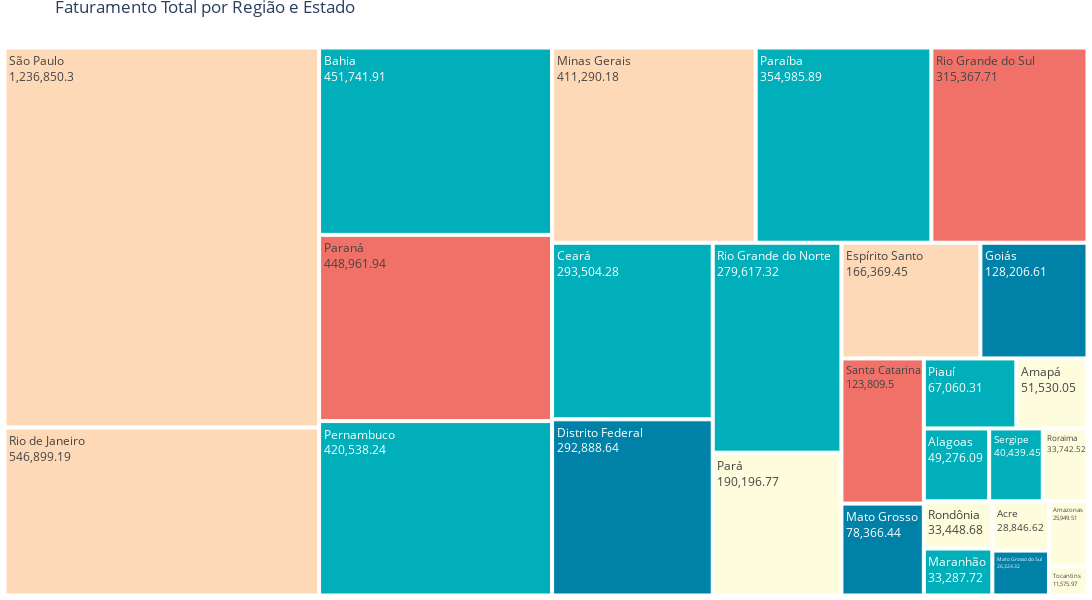

Notebook code for this chart:
### Code cell
# Filtrar as colunas desejadas
vendas_2023 = df[['regiao', 'uf', 'faturamento']]

# Criar o gráfico Treemap
fig = px.treemap(vendas_2023, path=['uf'], values='faturamento', color='regiao',
                color_discrete_map={'Centro-Oeste': '#0081a7',
                                    'Nordeste': '#00afb9',
                                    'Norte': '#fdfcdc',
                                    'Sudeste': '#fed9b7',
                                    'Sul': '#f07167'}
                )

# Atualizando o layout para adicionar título
fig.update_layout(width=1400, height=600, title='Faturamento Total por Região e Estado', margin = dict(t=25, l=0, r=0, b=0))

# Adicionar os valores dentro dos retângulos
fig.update_traces(textinfo='label+value')

# Exibir o gráfico
fig.show()

### Figure 1 — Plotly figure (JSON) as saved in the notebook; plotly's stock layout.template omitted (floating-point values rounded to 4 significant figures)
{"data": [{"branchvalues": "total", "customdata": [["Norte"], ["Sul"], ["Norte"], ["Sul"], ["Nordeste"], ["Norte"], ["Nordeste"], ["Sudeste"], ["Nordeste"], ["Norte"], ["Sudeste"], ["Centro-Oeste"], ["Nordeste"], ["Sul"], ["Nordeste"], ["Nordeste"], ["Norte"], ["Sudeste"], ["Centro-Oeste"], ["Sudeste"], ["Centro-Oeste"], ["Nordeste"], ["Nordeste"], ["Nordeste"], ["Centro-Oeste"], ["Norte"], ["Norte"]], "domain": {"x": [0, 1], "y": [0, 1]}, "hovertemplate": "labels=%{label}<br>faturamento=%{value}<br>parent=%{parent}<br>id=%{id}<br>regiao=%{customdata[0]}<extra></extra>", "ids": ["Pará", "Paraná", "Amazonas", "Santa Catarina", "Ceará", "Roraima", "Maranhão", "Minas Gerais", "Paraíba", "Amapá", "Rio de Janeiro", "Mato Grosso", "Sergipe", "Rio Grande do Sul", "Rio Grande do Norte", "Piauí", "Tocantins", "São Paulo", "Mato Grosso do Sul", "Espírito Santo", "Distrito Federal", "Bahia", "Alagoas", "Pernambuco", "Goiás", "Rondônia", "Acre"], "labels": ["Pará", "Paraná", "Amazonas", "Santa Catarina", "Ceará", "Roraima", "Maranhão", "Minas Gerais", "Paraíba", "Amapá", "Rio de Janeiro", "Mato Grosso", "Sergipe", "Rio Grande do Sul", "Rio Grande do Norte", "Piauí", "Tocantins", "São Paulo", "Mato Grosso do Sul", "Espírito Santo", "Distrito Federal", "Bahia", "Alagoas", "Pernambuco", "Goiás", "Rondônia", "Acre"], "marker": {"colors": ["#fdfcdc", "#f07167", "#fdfcdc", "#f07167", "#00afb9", "#fdfcdc", "#00afb9", "#fed9b7", "#00afb9", "#fdfcdc", "#fed9b7", "#0081a7", "#00afb9", "#f07167", "#00afb9", "#00afb9", "#fdfcdc", "#fed9b7", "#0081a7", "#fed9b7", "#0081a7", "#00afb9", "#00afb9", "#00afb9", "#0081a7", "#fdfcdc", "#fdfcdc"]}, "name": "", "parents": ["", "", "", "", "", "", "", "", "", "", "", "", "", "", "", "", "", "", "", "", "", "", "", "", "", "", ""], "textinfo": "label+value", "type": "treemap", "values": [190200.0, 449000.0, 25950.0, 123800.0, 293500.0, 33740.0, 33290.0, 411300.0, 355000.0, 51530.0, 546900.0, 78370.0, 40440.0, 315400.0, 279600.0, 67060.0, 11580.0, 1237000.0, 26320.0, 166400.0, 292900.0, 451700.0, 49280.0, 420500.0, 128200.0, 33450.0, 28850.0]}], "layout": {"height": 600, "legend": {"tracegroupgap": 0}, "margin": {"b": 0, "l": 0, "r": 0, "t": 25}, "title": {"text": "Faturamento Total por Região e Estado"}, "width": 1400}}
